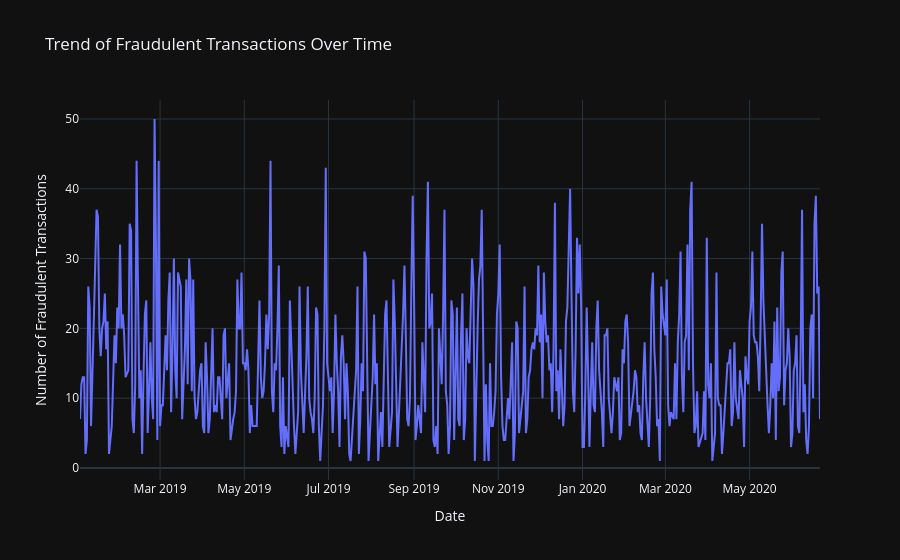

The cell this chart's notebook holds for it:
### Code cell
fraud_trend = fraud_data.groupby(fraud_data['transaction_time'].dt.date).size().reset_index(name='fraud_count')

# Rename columns for clarity
fraud_trend.rename(columns={'transaction_time': 'date'}, inplace=True)

# Create the line chart using Plotly
fig = px.line(
    fraud_trend,
    x='date',
    y='fraud_count',
    title='Trend of Fraudulent Transactions Over Time',
    labels={'date': 'Date', 'fraud_count': 'Number of Fraudulent Transactions'},
    template='plotly_dark'
)

# Customize the chart
fig.update_layout(
    xaxis_title='Date',
    yaxis_title='Number of Fraudulent Transactions',
    hovermode='x unified'
)

# Show the chart
fig.show()

### Figure 1 — Plotly figure (JSON) as saved in the notebook; plotly's stock layout.template omitted (floating-point values rounded to 4 significant figures; data arrays with more than 128 entries replaced by an {"elided": "..."} marker saying what was removed)
{"data": [{"hovertemplate": "Date=%{x}<br>Number of Fraudulent Transactions=%{y}<extra></extra>", "legendgroup": "", "line": {"color": "#636efa", "dash": "solid"}, "marker": {"symbol": "circle"}, "mode": "lines", "name": "", "orientation": "v", "showlegend": false, "type": "scatter", "x": {"elided": "504 str values"}, "xaxis": "x", "y": {"elided": "504 int values"}, "yaxis": "y"}], "layout": {"autosize": true, "hovermode": "x unified", "legend": {"tracegroupgap": 0}, "title": {"text": "Trend of Fraudulent Transactions Over Time"}, "xaxis": {"anchor": "y", "autorange": true, "domain": [0, 1], "range": ["2019-01-02", "2020-06-21"], "title": {"text": "Date"}, "type": "date"}, "yaxis": {"anchor": "x", "autorange": true, "domain": [0, 1], "range": [-1.722, 52.72], "title": {"text": "Number of Fraudulent Transactions"}, "type": "linear"}}}
